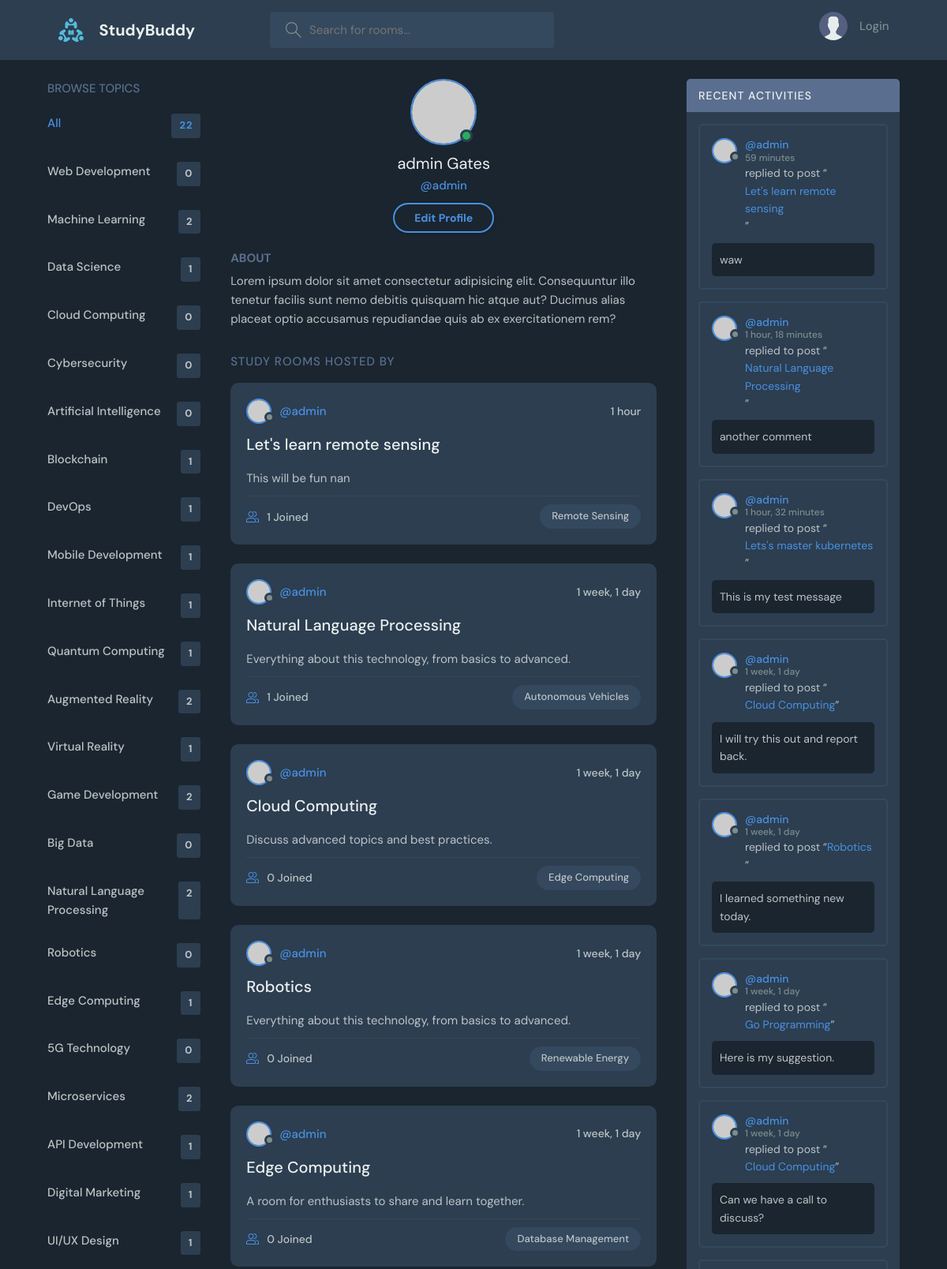
The app's page /profile/2/ (upper part) with its own data.
### base/models.py (models this page shows, shortened)
class Topic(models.Model):
    name = models.CharField(max_length=200)

class Room(models.Model):
    host = models.ForeignKey(User, on_delete=models.SET_NULL, null=True)
    topic = models.ForeignKey(Topic, on_delete=models.SET_NULL, null=True)
    name = models.CharField(max_length=200)
    description = models.TextField(null=True, blank=True)
    participants = models.ManyToManyField(User, related_name="participants", blank=True)
    updated = models.DateTimeField(auto_now=True)
    created = models.DateTimeField(auto_now_add=True)
    class Meta:
        ordering = ["-updated", "-created"]

class Message(models.Model):
    user = models.ForeignKey(User, on_delete=models.CASCADE)
    room = models.ForeignKey(Room, on_delete=models.CASCADE)
    body = models.TextField()
    updated = models.DateTimeField(auto_now=True)
    created = models.DateTimeField(auto_now_add=True)
    def __str__(self):
        return self.body[:50]
    class Meta:
        ordering = ["-updated", "-created"]

### base/views.py (the view)
# urls.py: path("profile/<str:pk>/", views.userProfile, name="user-profile"),
def userProfile(request, pk):
    profile = User.objects.get(id=pk)
    rooms = profile.room_set.all()
    room_count = rooms.count()
    room_messages = profile.message_set.all()
    topics = Topic.objects.all()
    context = {
        "user": profile,
        "rooms": rooms,
        "room_count": room_count,
        "topics": topics,
        "room_messages": room_messages,
    }
    return render(request, "base/profile.html", context)

### base/templates/base/profile.html
{% extends "main.html" %} {% block content %}
  <main class="profile-page layout layout--3">
    <div class="container">
      {% include "base/topic_component.html" %}
      <div class="roomList">
        <div class="profile">
          <div class="profile__avatar">
            <div class="avatar avatar--large active">
              <img src="https://randomuser.me/api/portraits/men/11.jpg" />
            </div>
          </div>
          <div class="profile__info">
            <h3>{{user.first_name}} {{ user.last_name}}</h3>
            <p>@{{user.username}}</p>
            <a href="edit-user.html" class="btn btn--main btn--pill">Edit Profile</a>
          </div>
          <div class="profile__about">
            <h3>About</h3>
            <p>
              Lorem ipsum dolor sit amet consectetur adipisicing elit. Consequuntur illo tenetur
              facilis sunt nemo debitis quisquam hic atque aut? Ducimus alias placeat optio
              accusamus repudiandae quis ab ex exercitationem rem?
            </p>
          </div>
        </div>
        <div class="roomList__header">
          <div>
            <h2>Study Rooms Hosted by </a>
            </h2>
          </div>
        </div>
        {% include "base/feed_component.html" %}
      </div>
       {% include "base/activity_component.html" %}
    </div>
  </main>
  {% endblock content %}

### base/templates/base/topic_component.html (shortened to what this page needs)
<div class="topics">
  <div class="topics__header">
    <h2>Browse Topics</h2>
  </div>
  <ul class="topics__list">
    <li>
      <a href="{% url 'home' %}" class="active"
        >All <span>{{ room_count }}</span></a
      >
    </li>
    {% for topic in topics %}
    <li>
      <a href="{% url 'home' %}?q={{ topic.name }}">
        {{ topic.name }} <span>{{ topic.room_set.all.count }}</span>
      </a>
    </li>
    {% endfor %}
  </ul>
</div>

### base/templates/base/feed_component.html (shortened to what this page needs)
{% for room in rooms %}
<div class="roomListRoom">
  <div class="roomListRoom__header">
    <a
      href="{% url 'user-profile' room.host.id %}"
      class="roomListRoom__author"
    >
      <div class="avatar avatar--small">
        <img src="https://randomuser.me/api/portraits/women/11.jpg" />
      </div>
      <span>@{{ room.host.username }}</span>
    </a>
    <div class="roomListRoom__actions">
      <span>{{room.created|timesince}}</span>
    </div>
  </div>
  <div class="roomListRoom__content">
    <a href="{% url 'room' room.id %}">{{ room.name }}</a>
    <p>{{ room.description}}</p>
  </div>
  <div class="roomListRoom__meta">
    <a href="{% url 'room' room.id %}" class="roomListRoom__joined">
      {{room.participants.all.count}} Joined
    </a>
    <p class="roomListRoom__topic">{{ room.topic.name }}</p>
  </div>
</div>
{% endfor %}

### base/templates/base/activity_component.html (shortened to what this page needs)
<div class="activities">
      <div class="activities__header">
        <h2>Recent Activities</h2>
      </div>
      {% for message in room_messages %}
      <div class="activities__box">
        <div class="activities__boxHeader roomListRoom__header">
          <a href=""{% url 'user-profile' message.user.id %}"" class="roomListRoom__author">
            <div class="avatar avatar--small">
              <img src="https://randomuser.me/api/portraits/women/11.jpg" />
            </div>
            <p>
              @{{message.user}}
              <span>{{message.created | timesince}}</span>
            </p>
          </a>
        </div>
        <div class="activities__boxContent">
          <p>
            replied to post “<a href="room.html">{{message.room.name}}</a
            >”
          </p>
          <div class="activities__boxRoomContent">
            {{message}}
          </div>
        </div>
      </div>
      {% endfor %}
    </div>

### records on screen
Topic: name "Web Development", room_set.all.count "0"
Topic: name "Machine Learning", room_set.all.count "2"
Topic: name "Data Science", room_set.all.count "1"
Topic: name "Cloud Computing", room_set.all.count "0"
Topic: name "Cybersecurity", room_set.all.count "0"
Topic: name "Artificial Intelligence", room_set.all.count "0"
Topic: name "Blockchain", room_set.all.count "1"
Topic: name "DevOps", room_set.all.count "1"
Topic: name "Mobile Development", room_set.all.count "1"
Topic: name "Internet of Things", room_set.all.count "1"
Topic: name "Quantum Computing", room_set.all.count "1"
Topic: name "Augmented Reality", room_set.all.count "2"
Topic: name "Virtual Reality", room_set.all.count "1"
Topic: name "Game Development", room_set.all.count "2"
Topic: name "Big Data", room_set.all.count "0"
Topic: name "Natural Language Processing", room_set.all.count "2"
Topic: name "Robotics", room_set.all.count "0"
Topic: name "Edge Computing", room_set.all.count "1"
Topic: name "5G Technology", room_set.all.count "0"
Topic: name "Microservices", room_set.all.count "2"
Topic: name "API Development", room_set.all.count "1"
Topic: name "Digital Marketing", room_set.all.count "1"
Topic: name "UI/UX Design", room_set.all.count "1"
Room: host.username "admin", created "1 hour", name "Let's learn remote sensing", description "This will be fun nan", participants.all.count "1", topic.name "Remote Sensing"
Room: host.username "admin", created "1 week, 1 day", name "Natural Language Processing", description "Everything about this technology, from basics to advanced.", participants.all.count "1", topic.name "Autonomous Vehicles"
Room: host.username "admin", created "1 week, 1 day", name "Cloud Computing", description "Discuss advanced topics and best practices.", participants.all.count "0", topic.name "Edge Computing"
Room: host.username "admin", created "1 week, 1 day", name "Robotics", description "Everything about this technology, from basics to advanced.", participants.all.count "0", topic.name "Renewable Energy"
Room: host.username "admin", created "1 week, 1 day", name "Edge Computing", description "A room for enthusiasts to share and learn together.", participants.all.count "0", topic.name "Database Management"
Message: user "admin", created "59 minutes", room.name "Let's learn remote sensing", body "waw"
Message: user "admin", created "1 hour, 18 minutes", room.name "Natural Language Processing", body "another comment"
Message: user "admin", created "1 hour, 32 minutes", room.name "Lets's master kubernetes", body "This is my test message"
Message: user "admin", created "1 week, 1 day", room.name "Cloud Computing", body "I will try this out and report back."
Message: user "admin", created "1 week, 1 day", room.name "Robotics", body "I learned something new today."
Message: user "admin", created "1 week, 1 day", room.name "Go Programming", body "Here is my suggestion."
Message: user "admin", created "1 week, 1 day", room.name "Cloud Computing", body "Can we have a call to discuss?"

### other values on screen
{{ room_count }} "22"
{{ user.first_name }} "admin"
{{ user.last_name }} "Gates"
{{ user.username }} "admin"
